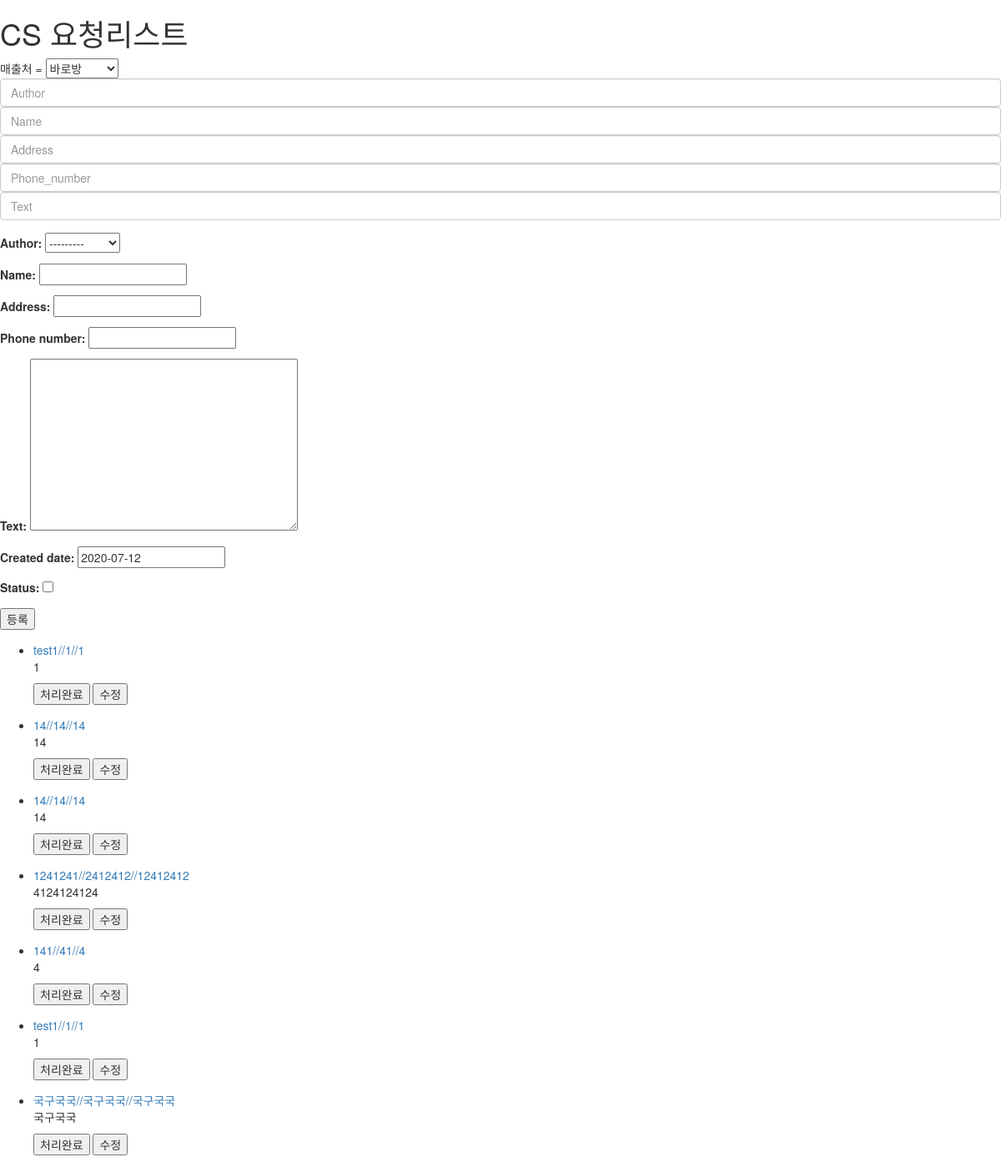
Page /cs/request/ on the earlier database version.
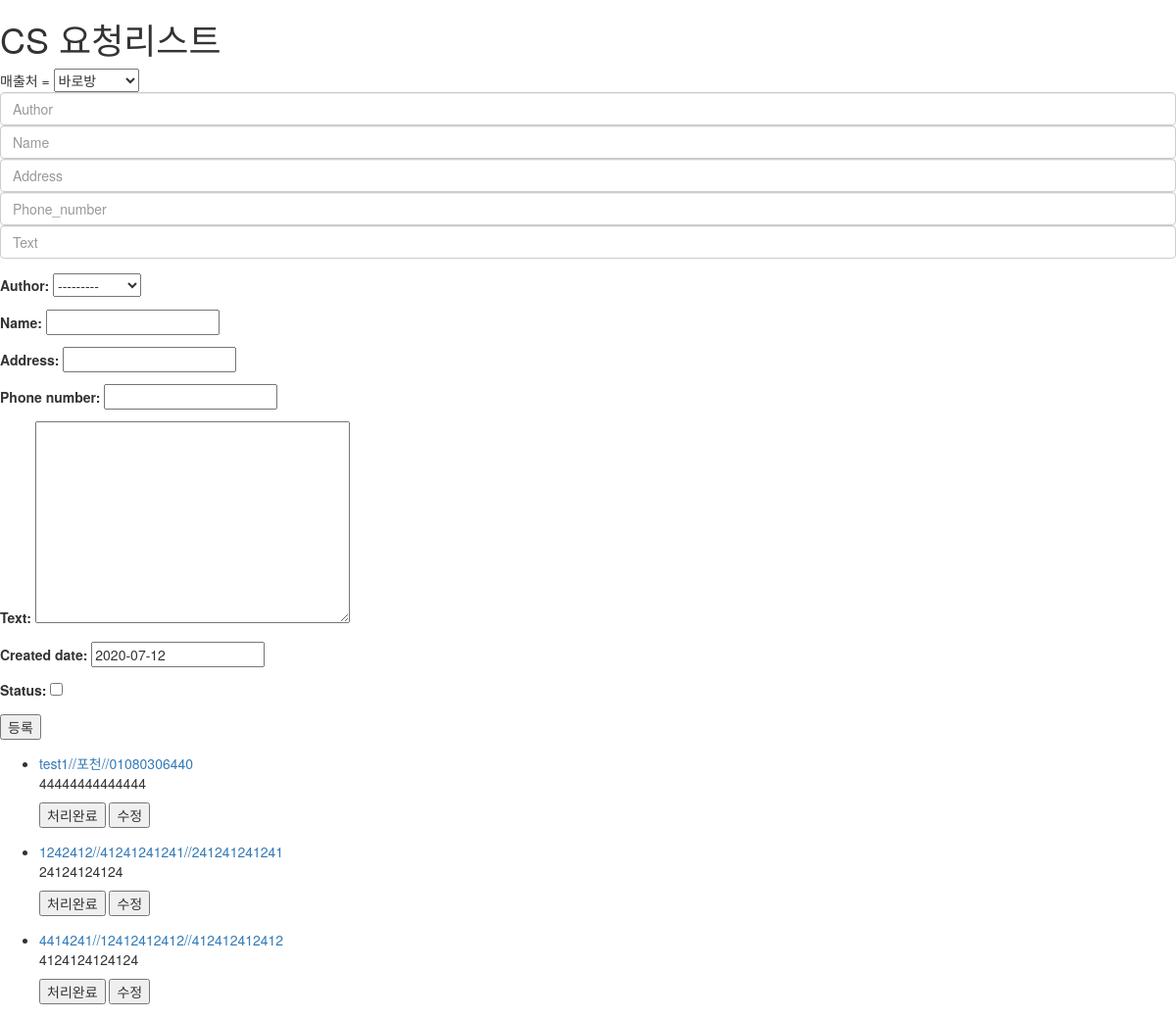
Same page on the later database version.
### cs/models.py (models this page shows, shortened)
class Request(models.Model):
    objects = models.Manager()
    author = models.ForeignKey(settings.AUTH_USER_MODEL, on_delete=models.CASCADE)
    name = models.CharField(max_length=20)
    address = models.CharField(max_length=50)
    phone_number = models.CharField(max_length=50)
    text = models.TextField()
    created_date = models.DateField(default=timezone.now)
    status = models.BooleanField(default=False)
    class Meta:
        ordering = ['status']

### cs/views.py (the view, shortened to what this page needs)
# urls.py: path('request/', views.Requestview.as_view(), name='request_merge'),
class Requestview(MultipleObjectMixin, CreateView):
    model = Request
    fields = "__all__"
    template_name = "cs/request.html"
    success_rul = "cs/request/"
    def get(self, request, *args, **kwargs):
        self.object_list = self.get_queryset() # DB에서 레코드들을 꺼내오는 메소드get_queryset()
        return super().get(request, *args, **kwargs)

### cs/templates/cs/request.html (shortened to what this page needs)
{% extends "cs/base.html" %}
{% block title %}CS 요청리스트{% endblock %}
{% block content %}
<form class="inputBox" method="post">{% csrf_token %}
    매출처 = <select name="order_site">
        <option value="site">바로방</option>
    </select>
    <div class="form-group">
        <input class = "form-control" type="text" name = "author" placeholder="Author" required>
        <input class = "form-control" type="text" name = "name" placeholder="Name" required>
        <input class = "form-control" type="text" name = "address" placeholder="Address" required>
        <input class = "form-control" type="text" name = "phone_number" placeholder="Phone_number" required>
        <input class = "form-control" type="text" name = "text" placeholder="Text" required>
    </div>
    {{ form.as_p }}
    <input type="submit" value="등록">
</form>
<ul class="requsetList">
{% for request in object_list %}
    <form action="{% url 'request_merge' %}" method = 'post'>{% csrf_token %}
        <li>
            <a href='javascript:doDisplay({{forloop.counter0}})'>{{ request.name }}//{{ request.address }}//{{ request.phone_number }}</a>
            <div class ="text">
            <p id="text{{forloop.counter0}}">{{ request.text }}</p>
                <button type="button">처리완료</button>
                <button type="button" id="edit{{forloop.counter0}}" class = edit pk='{{request.pk}}'>수정</button>
            </div>
    </form>
    {% endfor %}
</ul>
{% endblock %}

### cs/templates/cs/base.html (shortened to what this page needs)
{% load static %}
<html>
    <head>
        <link rel="stylesheet" href="https://maxcdn.bootstrapcdn.com/bootstrap/3.3.7/css/bootstrap.min.css">
                <h1>{% block title %}CS 페이지{% endblock %}</h1>
    </head>
        <body>
            {% block content %}
            {% endblock %}
        </body>
</html>

Differences in the rows shown:
removed Request: name "test1", address "1", phone_number "1", text "1"
removed Request: name "14", address "14", phone_number "14", text "14"
removed Request: name "14", address "14", phone_number "14", text "14"
removed Request: name "1241241", address "2412412", phone_number "12412412", text "4124124124"
removed Request: name "141", address "41", phone_number "4", text "4"
removed Request: name "test1", address "1", phone_number "1", text "1"
removed Request: name "국구국국", address "국구국국", phone_number "국구국국", text "국구국국"
added Request: name "test1", address "포천", phone_number "01080306440", text "44444444444444"
added Request: name "1242412", address "41241241241", phone_number "241241241241", text "24124124124"
added Request: name "4414241", address "12412412412", phone_number "412412412412", text "4124124124124"
